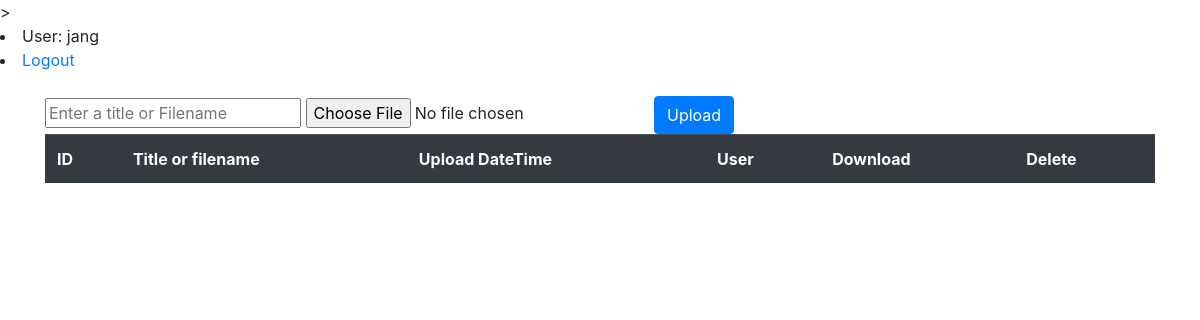
/file/ (signed in), run on an earlier commit of the app's database.
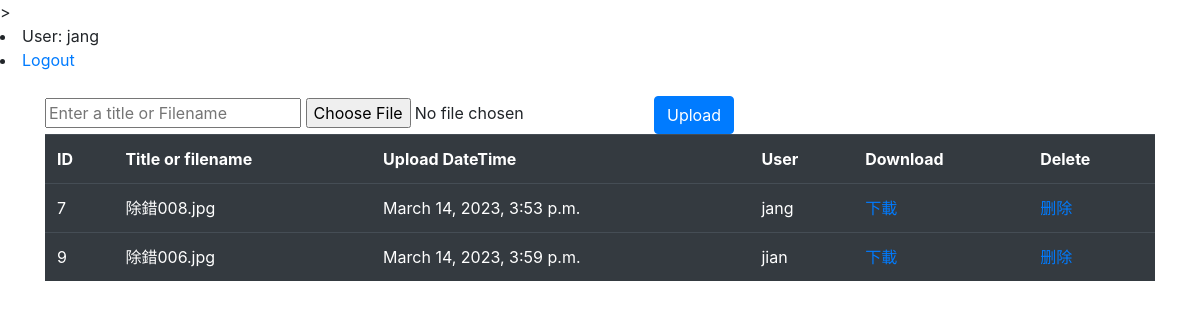
And on a later commit of the database.
### file/models.py (models this page shows)
class File(models.Model):
    title = models.CharField(max_length = 200)
    uploadedFile = models.FileField(upload_to = "UploadedFile/")
    dateTimeOfUpload = models.DateTimeField(auto_now = True)
    user = models.ForeignKey(settings.AUTH_USER_MODEL, on_delete=models.CASCADE, related_name='file_user', null = True)
    class Meta:
        permissions = (
            ("file_upload", "Can Upload File"),
            ("file_delete", "Can Delete File"),
        )

### file/views.py (the view, shortened to what this page needs)
# urls.py: path("", views.uploadFile, name = 'upload'),
@login_required
def uploadFile(request):
    files = models.File.objects.all()
    return render(request, "upload-file.html", context = { "files": files })

### file/templates/upload-file.html (shortened to what this page needs)
{% extends 'base.html' %}
{% load static %}
{% block content %}
{% if user.is_authenticated %}
    <form action="{% url 'file:upload' %}" method="POST" enctype="multipart/form-data">
        <input type="text" name="fileTitle" placeholder="Enter a title or Filename">
        <input type="file"  name="uploadedFile">
        <input type="submit" class="btn btn-primary" value="Upload">
    </form>
    <table  class="table table-dark">
        <tr>
            <th scope="col">ID</th>
            <th scope="col">Title or filename</th>
            <th scope="col">Upload DateTime</th>
            <th scope="col">User</th>
            <th scope="col">Download</th>
            <th scope="col">Delete</th>
        </tr>
        {% for file in files %}
            <tr>
                <td  scope="row">{{ file.id }}</td>
                <td>{{ file.title }}</td>
                <td>{{ file.dateTimeOfUpload }}</td>
                <td>{{ file.user }}</td>
                <td> <a href="{% url 'file:download' file.id %}">下載</a></td>
                <td> <a href="{% url 'file:delete' file.id %}">删除</a></td>
            </tr>
        {% endfor %}
    </table>
{% endif %}
{% endblock %}

### templates/base.html (shortened to what this page needs)
<!doctype html>
<html lang="zh-Hant">
  <head>
<link rel="stylesheet" href="https://stackpath.bootstrapcdn.com/bootstrap/4.4.1/css/bootstrap.min.css">
  </head>
  <body>
  {% if user.is_authenticated %}
     <li>User: {{ user.get_username }}</li>
     <li><a href="{% url 'logout'%}?next={{request.path}}">Logout</a></li>
   {% else %}
     <li><a href="{% url 'login'%}?next={{request.path}}">Login</a></li>
   {% endif %}
    <div class="container">
        <br />
        {% block content %}
        {% endblock  %}
    </div>
  </body>
</html>

What changed in the data, as far as the page shows it:
added File: id "7", title "除錯008.jpg", dateTimeOfUpload "March 14, 2023, 3:53 p.m.", user "jang"
added File: id "9", title "除錯006.jpg", dateTimeOfUpload "March 14, 2023, 3:59 p.m.", user "jian"
